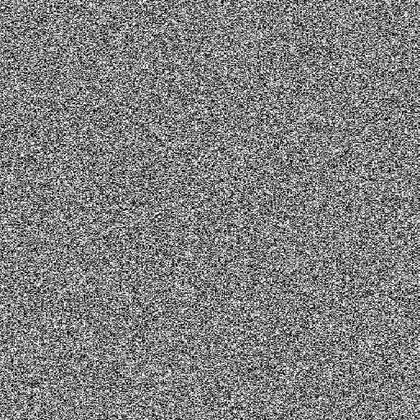
%> input picture embedding/lsb_watermarked.bmp, 420 x 420 px, shrunk from 512 x 512 before the run
$ octave extraction.m   (GNU Octave 9; MATLAB toolbox functions it lacks are replaced by stand-ins)
%> lines starting %> are read from the running program, lines starting %| are printed output that depends on the picture; in (x1, y1, x2, y2) boxes, pixels count from 0 and x2, y2 are one past the last pixel; in counts of white or black regions, pixels touching at a corner belong together; the program's own positions count from 1
img2 = imread('lsb_watermarked.bmp');
%> img2 is the input picture: size 420x420 uint8; min 0, max 255, mean 128
[pixelCounts, grayLevels] = imhist(img2);
%> pixelCounts = 256 values, max 1380 at index 256, min 80 at index 2, mean 689.1; grayLevels = 256 values from 0 to 255
m=max(pixelCounts);
%> m = 1380
a=find(pixelCounts==m)-1;   %Pixel value with Max Freq, Array Count starts from 1
%> a = 255
b=find(pixelCounts==0)-1;   %Pixel value(s) with 0 Freq
%> b = []
embed=img2;
[row, col]=size(embed);
%> row = 420; col = 420
a=a-1;
%> a = 254
ptr1=1;
%Retreive the message from the Reveived Image and obtain the original image
for i=1:row
    for j=1:col
         if img2(i,j)==a
             arr(ptr1)=0;
             ptr1=ptr1+1;
         elseif img2(i,j)== a+1
              img2(i,j)=a;
             arr(ptr1)=1;
             ptr1=ptr1+1;
          end;
    end;
end;
%> img2: size 420x420 uint8; 0.78% of pixels changed, all inside (x1, y1, x2, y2) = (1, 0, 420, 420)
%> after the loop, arr = 1481 values, max 1 at index 1, min 0 at index 10, mean 0.932; ptr1 = 1482
% [7 lines of commented-out code are left out]

a=a+1;
%> a = 255
for i=1:row
    for j=1:col
        if and(img2(i,j)>=a,img2(i,j)<b)
            img2(i,j)=img2(i,j)-1;
        end;
    end;
end;
figure,
% subplot(1,3,1);
% imhist(img)
% title('Histogram of Original Image');
subplot(2,1,1);
imhist(embed)
title('Histogram of Stego Image');
subplot(2,1,2);
imhist(img2)
title('Histogram of Image after Extraction');
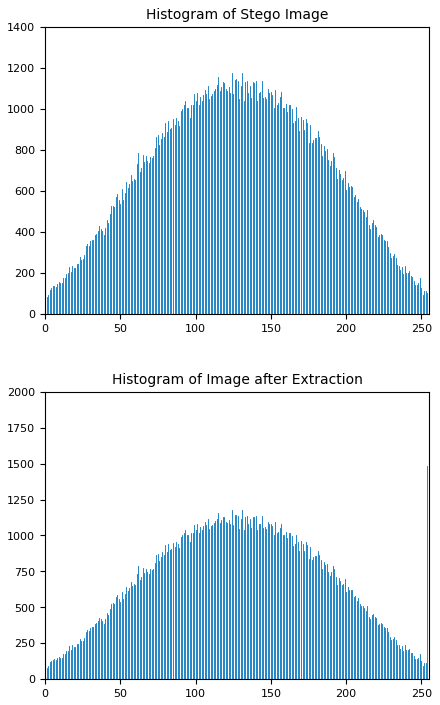
%> figure redrawn from the program's plot data, 2 panels; panel 1: highest point at x = 255, y = 1380; panel 2: highest point at x = 254, y = 1481

% Displaying the pictures
figure,
% subplot(1,3,1);
% imshow(img)
% title('Original Image');
subplot(1,2,1);
imshow(embed)
title('Stego Image');
subplot(1,2,2);
imshow(img2);
title('Image after Extraction');

%X = gpuArray(img);
Y = gpuArray(img2);
%> (the run ends here)
